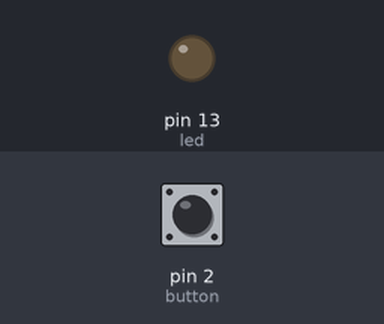
This sketch was run on a simulated Arduino Uno, built with avr-gcc and run on an emulated ATmega328P. Shown: output pins drawn as LEDs (lit = HIGH). Dashed ring = blinking. The test bench sets the inputs (shaded band); at power-on: pin 2 (button) LOW.

Above: at 1.2 s.
1.3 s: pin 2 (button) pulled HIGH for 3.2 s
At 2.0 s:
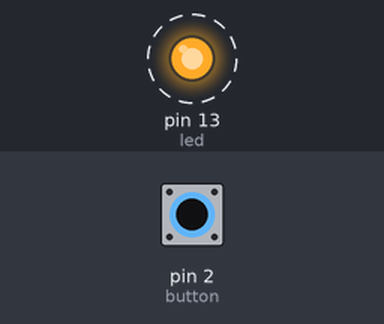
Timing chart, 0 to 5.8 s (numbered marks = the images above; inputs shaded):
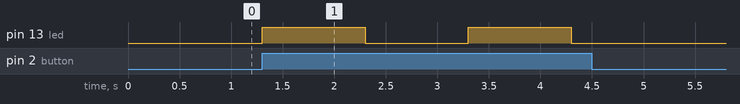

The sketch:

blinking_LED_with_push_button.ino
```cpp
// Example "Blinking led with a push button"

/*
using a button if clicked then the led starts blinking,
else the led satys off.
*/

const int led = 13; //defining led pin number.
const int button = 2; //defining button pin number.
int buttonVal; //to store the value of the button pin.


void setup() {
pinMode(led,OUTPUT); //defining the led pin as output.
pinMode(button,INPUT); //defining the button pin as input.
}

void loop() {
  buttonVal= digitalRead(button);
  //storing the value of the button pin.

  //if the button is pushed
  if(buttonVal == HIGH){

    //turn on the light
    digitalWrite(led,HIGH);

    //saty one second
    delay (1000);

    //turn off the light
    digitalWrite(led,LOW);

    //saty one second
    delay (1000);
  }

  else{
    digitalWrite(led,LOW);
  }
}
```

Measured:
- after the input at 1.3 s, pin 13 (led): alternates HIGH for 1.0 s and LOW for 1.0 s, 4 changes in all, then stays LOW, starting at once
